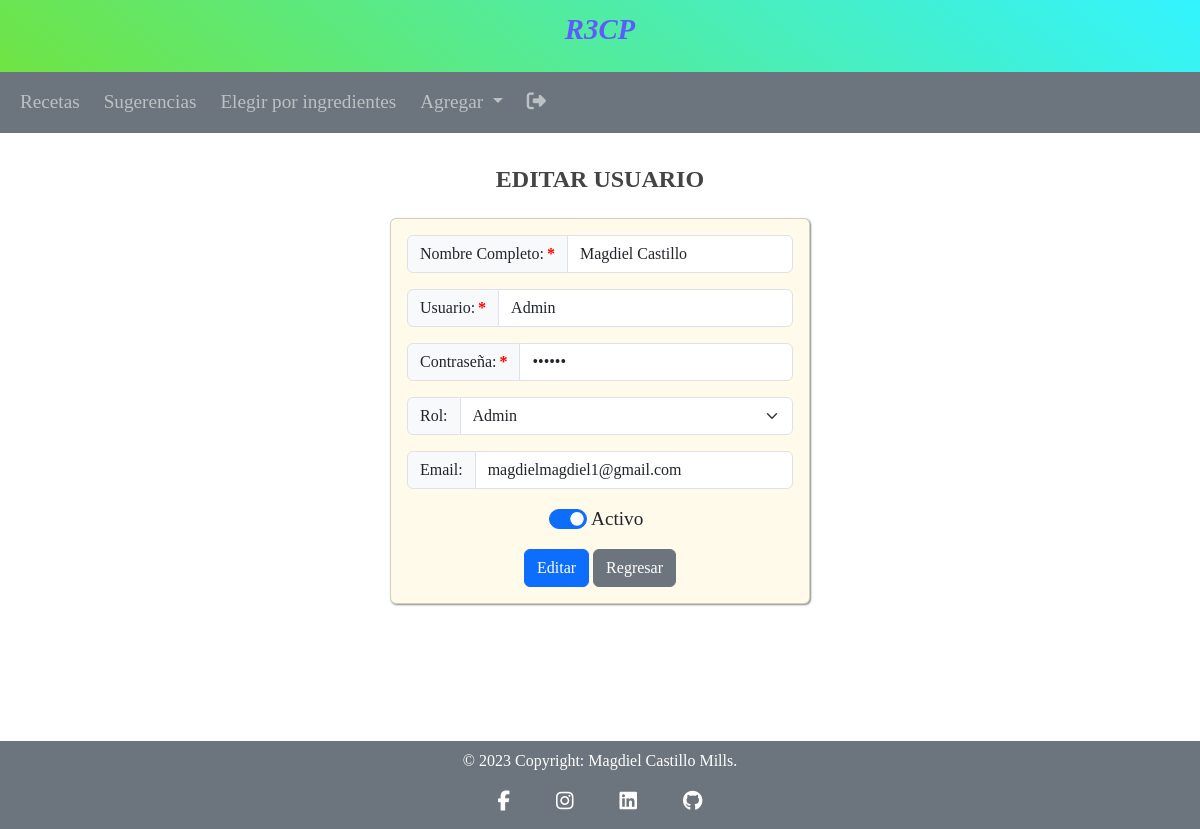
The page /actions/edit.php?userid=1 on the database its author committed.
### tables this page shows
CREATE TABLE `users` (
  `userid` int NOT NULL AUTO_INCREMENT,
  `username` varchar(30) NOT NULL UNIQUE,
  `fullname` varchar(50) NOT NULL,
  `password` varchar(50) NOT NULL,
  `type` varchar(15) NOT NULL,
  `email`  varchar(70),
  `state` boolean not null,
  `reportsto` int,
  PRIMARY KEY (`userid`),
  CONSTRAINT `fk_users_type`  FOREIGN KEY (`type`) references `type` (`type`) ON DELETE CASCADE ON UPDATE CASCADE,
  CONSTRAINT `fk_users_users`  FOREIGN KEY (`reportsto`) references `users` (`userid`) ON DELETE CASCADE ON UPDATE CASCADE  
);

### actions/edit.php (the view, shortened to what this page needs)
<?php
require_once ("../modules/head.php");
require_once ("../modules/nav.php");
require_once ("../config/db_Connection.php");
?>
<?php
if(isset($_GET['userid'])) {
$userId = $_GET['userid'];
$sql = "SELECT username FROM users WHERE type = 'Admin' AND userid = " . $userId . ";";
$result = $conn -> query($sql);
$num_rows = $result -> num_rows;
$row = $result -> fetch_assoc();
if($num_rows == 1 && $_SESSION['username'] == $row['username']){
    $userNameState = "hidden";
    $userNameLabelState = "display: none;";
} else {
    $userNameState = $userNameLabelState = "";
}
$sql = "SELECT * FROM users WHERE userid = '$userId';";
$row = $conn -> query($sql) -> fetch_assoc();
$userName = $row["username"];
$fullName=  $row["fullname"];
$password = $row["password"];
$type = $row["type"];
$state = $row["state"];
$email = $row["email"];
if($state == 1) {
    $check = "checked";
} else {
    $check = "";
}
?>
<main class="container p-4">
    <div class="row mt-2 text-center justify-content-center">
        <h3>EDITAR USUARIO</h3>
        <div class="mt-3 col-auto">
            <form class="bg-form card card-body" action="update.php?userid=<?php echo $userId; ?>" method="POST">
                <div class="input-group mb-3">
                    <label class="input-group-text is-required" for="userfullname">Nombre Completo: </label>
                    <input class="form-control"  value="<?php echo $fullName; ?>" type="text" id="userfullname" name="userfullname"  pattern="[a-zA-Z áéíóúÁÉÍÓÚñÑ]+" minlength="7" maxlength="50">
                </div>
                <div style="<?php echo $userNameLabelState;?>" class="input-group mb-3">
                    <label class="input-group-text is-required" for="username">Usuario: </label>
                    <input class="form-control" value="<?php echo $userName; ?>" type="text" id="username" name="username"  pattern="[a-zA-Z áéíóúÁÉÍÓÚñÑ]+" minlength="2" maxlength="30" <?php echo $userNameState; ?>>
                </div>
                <div class="input-group mb-3">
                    <label class="input-group-text is-required" for="userpassword">Contraseña: </label>
                    <input class="form-control" value="<?php echo $password; ?>" type="password" id="userpassword" name="userpassword" minlength="8" maxlength="50">
                </div>
                <div style="<?php echo $userNameLabelState;?>" class="input-group mb-3">
                    <label class="input-group-text" for="userrol">Rol: </label>
                    <select class="form-select" name="userrol" id="userrol" <?php echo $userNameState; ?>>
                    <?php
                            echo "<option value='" . $type . "'>" . $type . "</option>";
                    ?>
                    </select>
                </div>
                <div class="input-group mb-3">
                    <label class="input-group-text" for="useremail">Email: </label>
                    <input class="form-control" value="<?php echo $email; ?>"  type="email" id="useremail" name="useremail" minlength="15" maxlength="70">
                </div>
                <div>
                    <div class="form-switch mb-3" style="<?php echo $userNameLabelState;?>">
                        <input class="form-check-input" type="checkbox" id="activeuser" name="activeuser" value="yes" <?php echo $check; ?>  <?php echo $userNameState; ?>>
                        <label class="form-check-label" for="activeuser">Activo</label>
                    </div>
                    <input  class="btn btn-primary" name="usersubmit" type="submit" value="Editar">
                    <a class="btn btn-secondary" href="../views/add-users.php">Regresar</a>
                </div>
            </form>
        </div>
    </div>
</main>
<?php
}
require_once ("../modules/footer.php");
?>

### css/styles.css (style rules this page uses)
* { font-family:'Times New Roman', Times, serif; }
main { min-height: calc(100vh - 12rem); }
h3 { font-size: 1.5rem; color: #444; font-weight: bold; }
option { color: rgb(240, 144, 41); }
label, select, input, option { font-size: 1.2rem; }
.bg-form { background-color: rgb(255, 250, 234); box-shadow: 1px 1px 2px #888; }
.is-required:after { content: '*'; margin-left: 3px; color: red; font-weight: bold; }

### rows shown on the page
users: userfullname "Magdiel Castillo", username "Admin", userrol "Admin", useremail "magdielmagdiel1@gmail.com"
